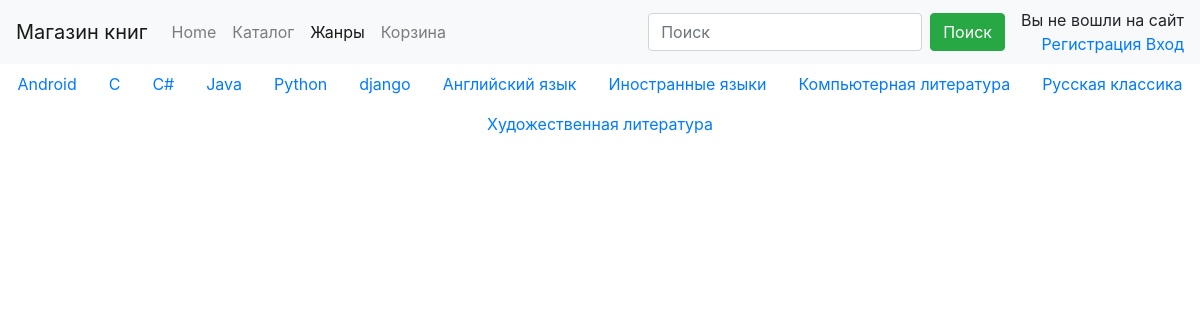
The page /jenre/ on the database its author committed.
### dimensionsapp/models.py (models this page shows, shortened)
class Dimension(models.Model):
    name = models.CharField("Наименование", max_length=50, unique=True)
    description = models.TextField("Описание", blank=True, )
    class Meta:
        abstract = True
        ordering = ['name']

class Jenre(Dimension):
    class Meta(Dimension.Meta):
        verbose_name = 'жанр'
        verbose_name_plural = 'жанры'

### home/views.py (the view)
# urls.py: path('jenre/', CustomerJenreListView.as_view(), name='book-jenre-list'),
class CustomerJenreListView(ListView):
    queryset = Jenre.objects.filter(book__isnull=False).distinct()
    template_name = "home/jenre_list.html"
    def get_context_data(self, *, object_list=None, **kwargs):
        context = super().get_context_data(**kwargs)
        try:
            context['usd_rate'] = requests.get('http://www.nbrb.by/API/ExRates/Rates/USD?ParamMode=2'). \
                json()['Cur_OfficialRate']
        except requests.ConnectionError:
            print('Can\'t get usd rate')
        return context

### home/templates/home/jenre_list.html (shortened to what this page needs)
{% extends 'base.html' %}
{% block navbar %}
    {% include 'navbar.html' with active="jenre" %}
{% endblock %}
{% block body %}
    <ul class="nav nav-pills justify-content-center">
        {% for jen_object in object_list %}
            <li class="nav-item">
                <a class="nav-link" href="{% url 'book-jenre-detail' jen_object.pk%}">{{ jen_object.name }}</a>
            </li>
        {% endfor %}
    </ul>
{% endblock %}

### rows shown on the page
Jenre: name "Android"
Jenre: name "C"
Jenre: name "C#"
Jenre: name "Java"
Jenre: name "Python"
Jenre: name "django"
Jenre: name "Английский язык"
Jenre: name "Иностранные языки"
Jenre: name "Компьютерная литература"
Jenre: name "Русская классика"
Jenre: name "Художественная литература"
